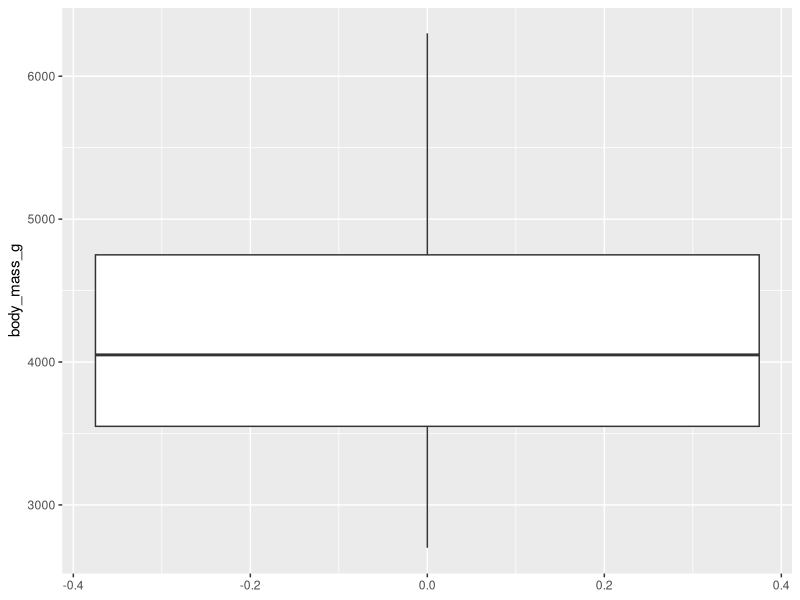
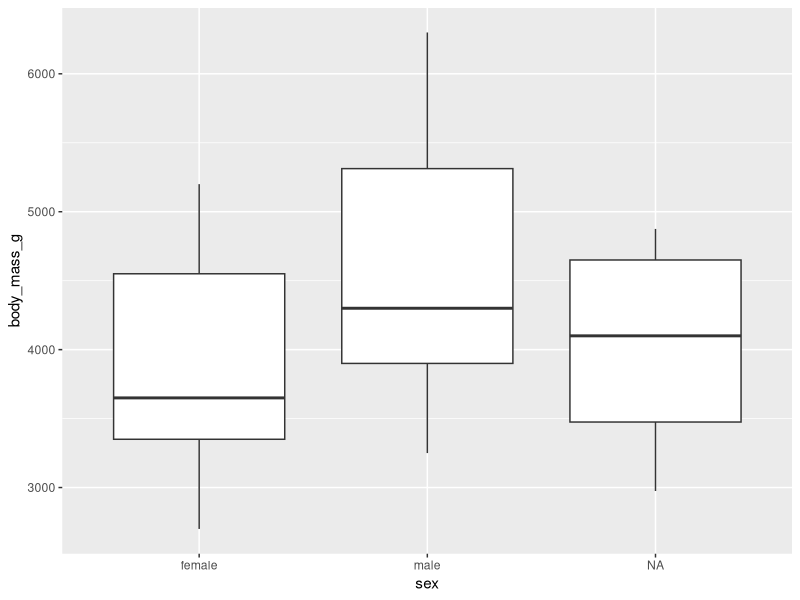
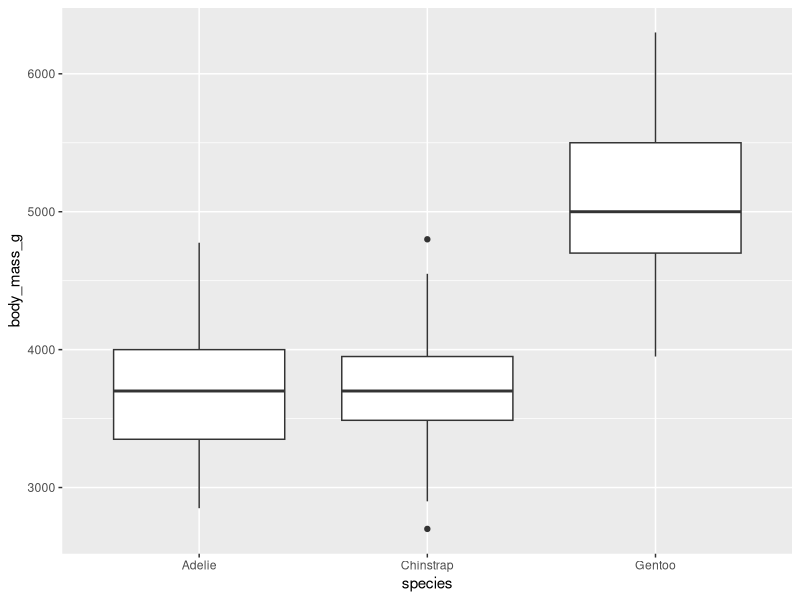
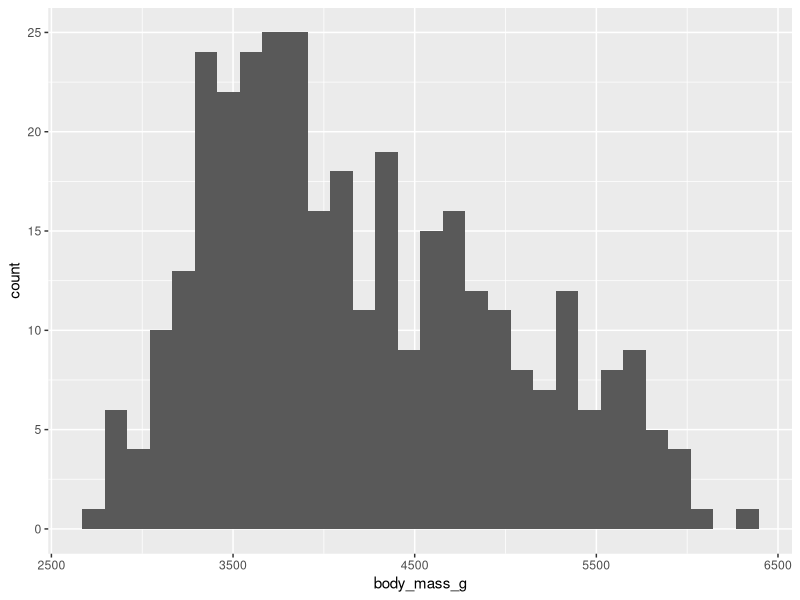
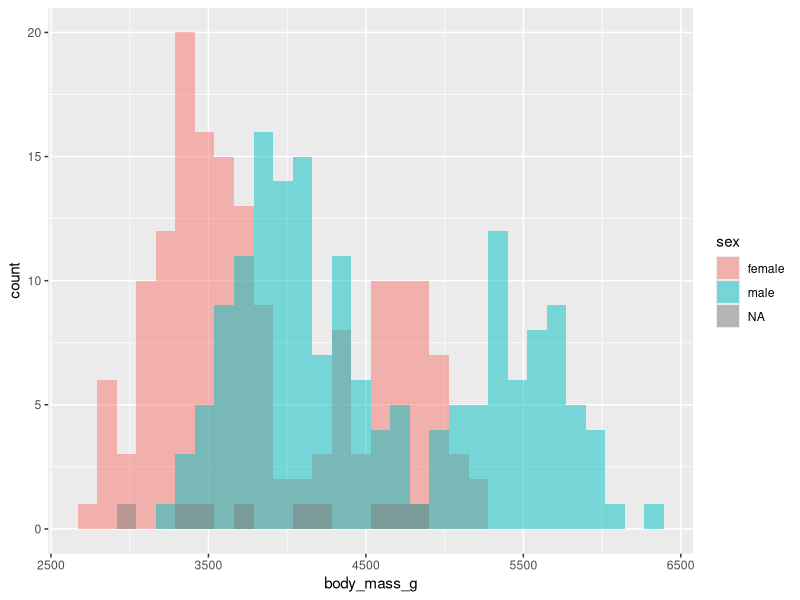
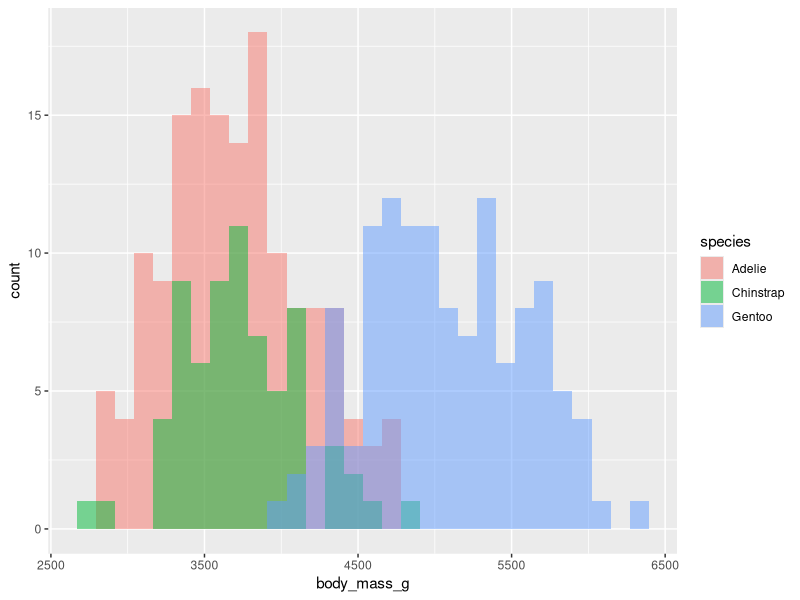
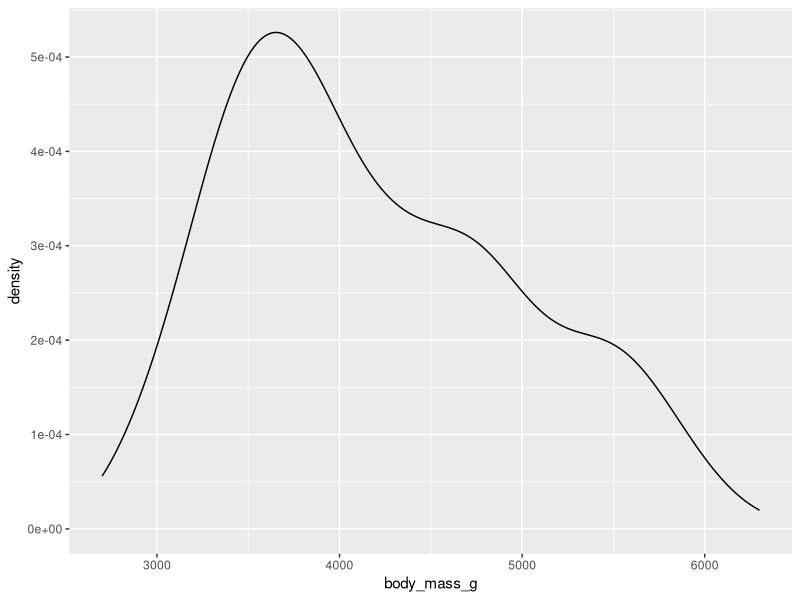
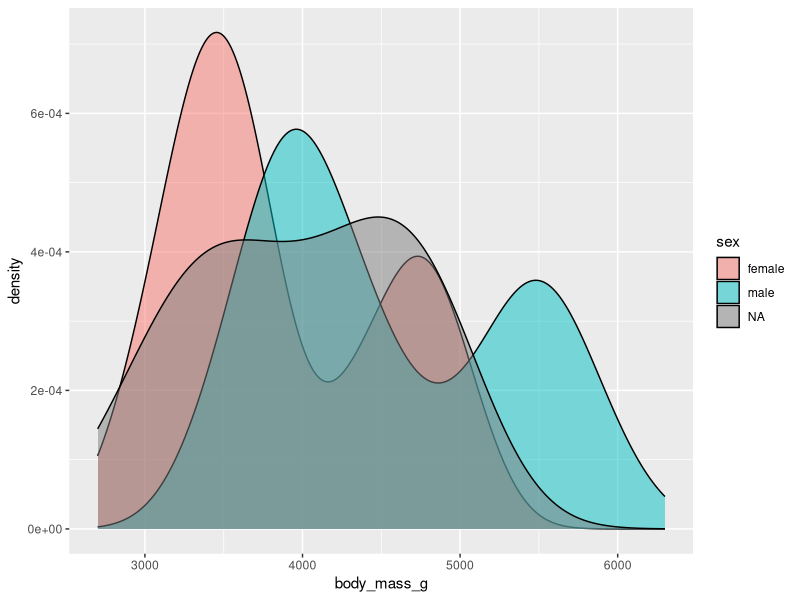

Reproduce these figures in R, in order.
## ---- chunk 1
# Run if you don't have the package installed
# install.packages("palmerpenguins")
library(palmerpenguins)
head(penguins)
## ---- chunk 2
library(skimr)
skim(penguins)
## ---- chunk 3
library(ggplot2)
## ---- chunk 4
ggplot(penguins) + geom_boxplot(aes(y = body_mass_g))
ggplot(penguins) + geom_boxplot(aes(x = sex, y = body_mass_g))
ggplot(penguins) + geom_boxplot(aes(x = species, y = body_mass_g))
## ---- chunk 5
ggplot(penguins) + geom_histogram(aes(x = body_mass_g))
ggplot(penguins) + geom_histogram(aes(x = body_mass_g, fill = sex), alpha = .5, position = "identity")
ggplot(penguins) + geom_histogram(aes(x = body_mass_g, fill = species), alpha = .5, position = "identity")
## ---- chunk 6
ggplot(penguins) + geom_density(aes(x = body_mass_g))
ggplot(penguins) + geom_density(aes(x = body_mass_g, fill = sex), alpha = .5)
ggplot(penguins) + geom_density(aes(x = body_mass_g, fill = species), alpha = .5)
## ---- chunk 7
ggplot(penguins) + geom_bar(aes(x = species))
ggplot(penguins) + geom_bar(aes(x = species, fill = sex), position = "dodge")
ggplot(penguins) + geom_bar(aes(x = species, fill = island))
## ---- chunk 8
ggplot(penguins, aes(x = bill_length_mm, y = bill_depth_mm)) +
  geom_point() 

ggplot(penguins, aes(x = bill_length_mm, y = bill_depth_mm, color = species)) +
  geom_point() 

ggplot(penguins, aes(x = bill_length_mm, y = bill_depth_mm, color = species)) +
  geom_point() +
  facet_wrap(~year)
## ---- chunk 9
#| fig-width: 8
#| fig-height: 8
#| out-width: 100%
library(GGally)
ggpairs(penguins, columns = 3:6, aes(color = species))
